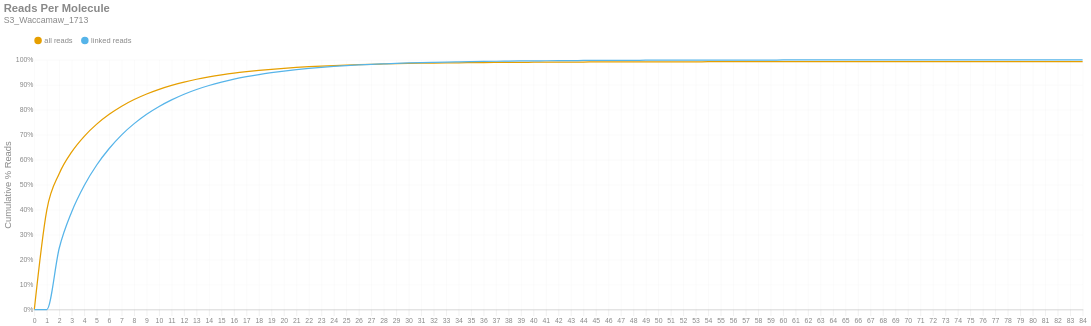

Here is the notebook cell this chart was saved with:
### Markdown cell above
### Reads per Molecule
This chart shows the cumulative distribution of the number of reads per linked molecule. That is, how many alignments are associated with a unique molecule. This excludes the number of reads associated with invalid or absent linked-read barcodes. The `linked` histogram is the percentages recalculated when disregarding singletons.

### Code cell
if SKIPLR:
    print_html(f"Skipped")
else:
    counts = np.bincount(valids['reads'].cast(pl.Int64).to_numpy())
    weighted = counts * np.arange(len(counts))
    all_perc = weighted / n_reads
    linked_perc = weighted / n_linked_reads
    linked_perc[1] = 0
    binned_df = pl.DataFrame({
        'readsper': list(range(len(counts))),
        'all reads (cumsum)': np.cumsum(all_perc).tolist(),
        'linked reads (cumsum)': np.cumsum(linked_perc).tolist(),
    })

    with SafeRender(binned_df):
        (
            density_plot(binned_df, 'Reads Per Molecule', samplename, 'readspmol')
            .encode(
                x=alt.X('readsper:O', title=None).axis(labelAngle=0).scale(padding=0),
                y=alt.Y('value:Q', title='Cumulative % Reads').axis(format='%').stack(False),
                color=alt.Color("key:N").scale(domain=["all reads", "linked reads"]),
                tooltip=[
                    alt.Tooltip("key:N", title="Data Type"),
                    alt.Tooltip("readsper:O", title="Reads Per Molecule"),
                    alt.Tooltip("value:Q", format=".2%", title="% Reads (Cum.)")
                ]            
            )
        ).display()

### Figure 1 — Vega-Lite specification as saved in the notebook (floating-point values rounded to 4 significant figures)
{"width": "container", "height": 400, "config": {"title": {"anchor": "start", "dy": -15, "fontSize": 18, "color": "#888888", "subtitleColor": "#888888", "subtitleFontSize": 14}, "arc": {"fill": "#0072B2"}, "axis": {"domainColor": "#888888", "domainWidth": 0.5, "gridWidth": 0.2, "grid": false, "titleFontWeight": 400, "titleFontSize": 15, "labelFontSize": 11, "labelColor": "#888888", "tickColor": "#888888", "tickWidth": 0.2, "titleColor": "#888888"}, "axisBand": {"grid": false}, "axisX": {"grid": true, "tickSize": 10, "domainCap": "round"}, "axisY": {"domain": false, "grid": true, "tickSize": 0, "domainCap": "round"}, "background": "transparent", "header": {"labelFontSize": 15, "labelColor": "#888888", "titleFontSize": 15, "titleFontWeight": 600, "titleColor": "#888888"}, "legend": {"labelFont": "sans-serif", "labelFontSize": 12, "labelColor": "#888888", "symbolSize": 100, "symbolType": "circle", "titleFontSize": 12, "titlePadding": 10, "titleColor": "#888888", "title": null, "orient": "top"}, "range": {"category": ["#E69F00", "#56B4E9", "#009E73", "#F0E442", "#0072B2", "#D55E00", "#CC79A7", "#000000"], "diverging": ["#cfe8f3", "#a2d4ec", "#73bfe2", "#46abdb", "#1696d2", "#12719e"]}, "area": {"fill": "#0072B2", "fillOpacity": 0.7, "line": true, "strokeOpacity": 0.7}, "line": {"color": "#0072B2", "stroke": "#0072B2", "strokeWidth": 2}, "trail": {"color": "#0072B2", "stroke": "#0072B2", "strokeWidth": 0, "size": 1}, "point": {"filled": true, "fillOpacity": 1.0, "size": 95}, "text": {"color": "#888888", "fontSize": 11, "align": "right", "fontWeight": 400, "size": 11}, "bar": {"fill": "#0072B2", "stroke": null}, "view": {"stroke": null, "continuousWidth": 660, "continuousHeight": 400}}, "data": {"name": "data-f3cb5e900b37c1db04092efed9878118"}, "mark": {"type": "line", "interpolate": "monotone", "point": {"opacity": 0, "size": 275}}, "encoding": {"color": {"field": "key", "scale": {"domain": ["all reads", "linked reads"]}, "type": "nominal"}, "tooltip": [{"field": "key", "title": "Data Type", "type": "nominal"}, {"field": "readsper", "title": "Reads Per Molecule", "type": "ordinal"}, {"field": "value", "format": ".2%", "title": "% Reads (Cum.)", "type": "quantitative"}], "x": {"axis": {"labelAngle": 0}, "field": "readsper", "scale": {"padding": 0}, "title": null, "type": "ordinal"}, "y": {"axis": {"format": "%"}, "field": "value", "stack": false, "title": "Cumulative % Reads", "type": "quantitative"}}, "params": [{"name": "param_c36ac31b6afebe62", "select": {"type": "point", "fields": ["key"]}, "bind": "legend"}], "title": {"text": "Reads Per Molecule", "subtitle": "S3_Waccamaw_1713"}, "transform": [{"fold": ["all reads (cumsum)", "linked reads (cumsum)"]}, {"calculate": "replace(datum.key, ' (cumsum)', '')", "as": "key"}, {"filter": {"param": "param_c36ac31b6afebe62"}}], "usermeta": {"embedOptions": {"downloadFileName": "S3_Waccamaw_1713.readspmol"}}, "$schema": "https://vega.github.io/schema/vega-lite/v6.1.0.json", "datasets": {"data-f3cb5e900b37c1db04092efed9878118": [{"readsper": 0, "all reads (cumsum)": 0.0, "linked reads (cumsum)": 0.0}, {"readsper": 1, "all reads (cumsum)": 0.3984, "linked reads (cumsum)": 0.0}, {"readsper": 2, "all reads (cumsum)": 0.5449, "linked reads (cumsum)": 0.2465}, {"readsper": 3, "all reads (cumsum)": 0.6315, "linked reads (cumsum)": 0.392}, {"readsper": 4, "all reads (cumsum)": 0.6939, "linked reads (cumsum)": 0.497}, {"readsper": 5, "all reads (cumsum)": 0.7427, "linked reads (cumsum)": 0.579}, {"readsper": 6, "all reads (cumsum)": 0.7819, "linked reads (cumsum)": 0.645}, {"readsper": 7, "all reads (cumsum)": 0.8145, "linked reads (cumsum)": 0.6997}, {"readsper": 8, "all reads (cumsum)": 0.8412, "linked reads (cumsum)": 0.7447}, {"readsper": 9, "all reads (cumsum)": 0.8634, "linked reads (cumsum)": 0.7821}, {"readsper": 10, "all reads (cumsum)": 0.882, "linked reads (cumsum)": 0.8134}, {"readsper": 11, "all reads (cumsum)": 0.8977, "linked reads (cumsum)": 0.8398}, {"readsper": 12, "all reads (cumsum)": 0.9113, "linked reads (cumsum)": 0.8625}, {"readsper": 13, "all reads (cumsum)": 0.9225, "linked reads (cumsum)": 0.8815}, {"readsper": 14, "all reads (cumsum)": 0.932, "linked reads (cumsum)": 0.8974}, {"readsper": 15, "all reads (cumsum)": 0.94, "linked reads (cumsum)": 0.9109}, {"readsper": 16, "all reads (cumsum)": 0.947, "linked reads (cumsum)": 0.9227}, {"readsper": 17, "all reads (cumsum)": 0.9529, "linked reads (cumsum)": 0.9326}, {"readsper": 18, "all reads (cumsum)": 0.9581, "linked reads (cumsum)": 0.9413}, {"readsper": 19, "all reads (cumsum)": 0.9625, "linked reads (cumsum)": 0.9487}, {"readsper": 20, "all reads (cumsum)": 0.9663, "linked reads (cumsum)": 0.9552}, {"readsper": 21, "all reads (cumsum)": 0.9698, "linked reads (cumsum)": 0.9609}, {"readsper": 22, "all reads (cumsum)": 0.9727, "linked reads (cumsum)": 0.9659}, {"readsper": 23, "all reads (cumsum)": 0.9752, "linked reads (cumsum)": 0.9701}, {"readsper": 24, "all reads (cumsum)": 0.9774, "linked reads (cumsum)": 0.9737}, {"readsper": 25, "all reads (cumsum)": 0.9792, "linked reads (cumsum)": 0.9768}, {"readsper": 26, "all reads (cumsum)": 0.9809, "linked reads (cumsum)": 0.9797}, {"readsper": 27, "all reads (cumsum)": 0.9824, "linked reads (cumsum)": 0.9822}, {"readsper": 28, "all reads (cumsum)": 0.9836, "linked reads (cumsum)": 0.9842}, {"readsper": 29, "all reads (cumsum)": 0.9848, "linked reads (cumsum)": 0.9862}, {"readsper": 30, "all reads (cumsum)": 0.9858, "linked reads (cumsum)": 0.9878}, {"readsper": 31, "all reads (cumsum)": 0.9866, "linked reads (cumsum)": 0.9893}, {"readsper": 32, "all reads (cumsum)": 0.9873, "linked reads (cumsum)": 0.9905}, {"readsper": 33, "all reads (cumsum)": 0.9879, "linked reads (cumsum)": 0.9915}, {"readsper": 34, "all reads (cumsum)": 0.9885, "linked reads (cumsum)": 0.9924}, {"readsper": 35, "all reads (cumsum)": 0.9889, "linked reads (cumsum)": 0.9932}, {"readsper": 36, "all reads (cumsum)": 0.9894, "linked reads (cumsum)": 0.9939}, {"readsper": 37, "all reads (cumsum)": 0.9898, "linked reads (cumsum)": 0.9946}, {"readsper": 38, "all reads (cumsum)": 0.9901, "linked reads (cumsum)": 0.9952}, {"readsper": 39, "all reads (cumsum)": 0.9904, "linked reads (cumsum)": 0.9957}, {"readsper": 40, "all reads (cumsum)": 0.9907, "linked reads (cumsum)": 0.9962}, {"readsper": 41, "all reads (cumsum)": 0.991, "linked reads (cumsum)": 0.9966}, {"readsper": 42, "all reads (cumsum)": 0.9912, "linked reads (cumsum)": 0.9971}, {"readsper": 43, "all reads (cumsum)": 0.9914, "linked reads (cumsum)": 0.9974}, {"readsper": 44, "all reads (cumsum)": 0.9916, "linked reads (cumsum)": 0.9976}, {"readsper": 45, "all reads (cumsum)": 0.9917, "linked reads (cumsum)": 0.9979}, {"readsper": 46, "all reads (cumsum)": 0.9919, "linked reads (cumsum)": 0.9982}, {"readsper": 47, "all reads (cumsum)": 0.992, "linked reads (cumsum)": 0.9984}, {"readsper": 48, "all reads (cumsum)": 0.9921, "linked reads (cumsum)": 0.9985}, {"readsper": 49, "all reads (cumsum)": 0.9922, "linked reads (cumsum)": 0.9987}, {"readsper": 50, "all reads (cumsum)": 0.9923, "linked reads (cumsum)": 0.9989}, {"readsper": 51, "all reads (cumsum)": 0.9924, "linked reads (cumsum)": 0.999}, {"readsper": 52, "all reads (cumsum)": 0.9925, "linked reads (cumsum)": 0.9992}, {"readsper": 53, "all reads (cumsum)": 0.9926, "linked reads (cumsum)": 0.9993}, {"readsper": 54, "all reads (cumsum)": 0.9926, "linked reads (cumsum)": 0.9994}, {"readsper": 55, "all reads (cumsum)": 0.9927, "linked reads (cumsum)": 0.9994}, {"readsper": 56, "all reads (cumsum)": 0.9927, "linked reads (cumsum)": 0.9995}, {"readsper": 57, "all reads (cumsum)": 0.9927, "linked reads (cumsum)": 0.9995}, {"readsper": 58, "all reads (cumsum)": 0.9927, "linked reads (cumsum)": 0.9996}, {"readsper": 59, "all reads (cumsum)": 0.9927, "linked reads (cumsum)": 0.9996}, {"readsper": 60, "all reads (cumsum)": 0.9928, "linked reads (cumsum)": 0.9996}, {"readsper": 61, "all reads (cumsum)": 0.9928, "linked reads (cumsum)": 0.9997}, {"readsper": 62, "all reads (cumsum)": 0.9928, "linked reads (cumsum)": 0.9997}, {"readsper": 63, "all reads (cumsum)": 0.9928, "linked reads (cumsum)": 0.9997}, {"readsper": 64, "all reads (cumsum)": 0.9928, "linked reads (cumsum)": 0.9997}, {"readsper": 65, "all reads (cumsum)": 0.9928, "linked reads (cumsum)": 0.9997}, {"readsper": 66, "all reads (cumsum)": 0.9929, "linked reads (cumsum)": 0.9998}, {"readsper": 67, "all reads (cumsum)": 0.9929, "linked reads (cumsum)": 0.9998}, {"readsper": 68, "all reads (cumsum)": 0.9929, "linked reads (cumsum)": 0.9998}, {"readsper": 69, "all reads (cumsum)": 0.9929, "linked reads (cumsum)": 0.9998}, {"readsper": 70, "all reads (cumsum)": 0.9929, "linked reads (cumsum)": 0.9999}, {"readsper": 71, "all reads (cumsum)": 0.9929, "linked reads (cumsum)": 0.9999}, {"readsper": 72, "all reads (cumsum)": 0.9929, "linked reads (cumsum)": 0.9999}, {"readsper": 73, "all reads (cumsum)": 0.9929, "linked reads (cumsum)": 0.9999}, {"readsper": 74, "all reads (cumsum)": 0.9929, "linked reads (cumsum)": 0.9999}, {"readsper": 75, "all reads (cumsum)": 0.9929, "linked reads (cumsum)": 0.9999}, {"readsper": 76, "all reads (cumsum)": 0.9929, "linked reads (cumsum)": 0.9999}, {"readsper": 77, "all reads (cumsum)": 0.9929, "linked reads (cumsum)": 0.9999}, {"readsper": 78, "all reads (cumsum)": 0.9929, "linked reads (cumsum)": 0.9999}, {"readsper": 79, "all reads (cumsum)": 0.9929, "linked reads (cumsum)": 0.9999}, {"readsper": 80, "all reads (cumsum)": 0.993, "linked reads (cumsum)": 0.9999}, {"readsper": 81, "all reads (cumsum)": 0.993, "linked reads (cumsum)": 1.0}, {"readsper": 82, "all reads (cumsum)": 0.993, "linked reads (cumsum)": 1.0}, {"readsper": 83, "all reads (cumsum)": 0.993, "linked reads (cumsum)": 1.0}, {"readsper": 84, "all reads (cumsum)": 0.993, "linked reads (cumsum)": 1.0}]}}
